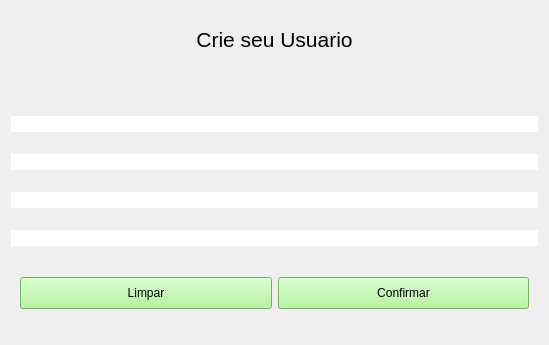
<?xml version="1.0" encoding="UTF-8"?>
<ui version="4.0">
 <class>WNewUser</class>
 <widget class="QWidget" name="WNewUser">
  <property name="geometry">
   <rect>
    <x>0</x>
    <y>0</y>
    <width>549</width>
    <height>345</height>
   </rect>
  </property>
  <property name="windowTitle">
   <string>Form</string>
  </property>
  <layout class="QVBoxLayout" name="verticalLayout">
   <item>
    <widget class="QPushButton" name="Title">
     <property name="styleSheet">
      <string notr="true">#Title
{
	background-color: transparent;
	border: none;
	color: black;
	font: 16pt;
}</string>
     </property>
     <property name="text">
      <string>Crie seu Usuario</string>
     </property>
    </widget>
   </item>
   <item>
    <widget class="QPushButton" name="Msg">
     <property name="maximumSize">
      <size>
       <width>16777215</width>
       <height>20</height>
      </size>
     </property>
     <property name="sizeIncrement">
      <size>
       <width>0</width>
       <height>20</height>
      </size>
     </property>
     <property name="baseSize">
      <size>
       <width>0</width>
       <height>20</height>
      </size>
     </property>
     <property name="styleSheet">
      <string notr="true">#Msg
{
	background-color: transparent;
	border: none;
	color: black;
}</string>
     </property>
     <property name="text">
      <string/>
     </property>
    </widget>
   </item>
   <item>
    <widget class="QLineEdit" name="Name">
     <property name="styleSheet">
      <string notr="true">#Name
{
	border: none;
    font-size: 12px;
}</string>
     </property>
     <property name="text">
      <string/>
     </property>
    </widget>
   </item>
   <item>
    <widget class="QLineEdit" name="Code">
     <property name="styleSheet">
      <string notr="true">#Code
{
	border: none;
    font-size: 12px;
}</string>
     </property>
     <property name="text">
      <string/>
     </property>
    </widget>
   </item>
   <item>
    <widget class="QLineEdit" name="Password">
     <property name="styleSheet">
      <string notr="true">#Password
{
	border: none;
    font-size: 12px;
}</string>
     </property>
     <property name="text">
      <string/>
     </property>
    </widget>
   </item>
   <item>
    <widget class="QLineEdit" name="PassConfirm">
     <property name="styleSheet">
      <string notr="true">#PassConfirm
{
	border: none;
    font-size: 12px;
}</string>
     </property>
     <property name="text">
      <string/>
     </property>
    </widget>
   </item>
   <item>
    <widget class="QWidget" name="NewUserButtons" native="true">
     <property name="maximumSize">
      <size>
       <width>16777215</width>
       <height>50</height>
      </size>
     </property>
     <layout class="QHBoxLayout" name="horizontalLayout_4">
      <item>
       <widget class="QPushButton" name="Clean">
        <property name="maximumSize">
         <size>
          <width>16777215</width>
          <height>40</height>
         </size>
        </property>
        <property name="styleSheet">
         <string notr="true">#Clean
{
    background-color: #a3f48a;
    color: black;
    font-size: 12px;
}</string>
        </property>
        <property name="text">
         <string>Limpar</string>
        </property>
       </widget>
      </item>
      <item>
       <widget class="QPushButton" name="Confirm">
        <property name="maximumSize">
         <size>
          <width>16777215</width>
          <height>40</height>
         </size>
        </property>
        <property name="styleSheet">
         <string notr="true">#Confirm
{
    background-color: #a3f48a;
    color: black;
    font-size: 12px;
}</string>
        </property>
        <property name="text">
         <string>Confirmar</string>
        </property>
       </widget>
      </item>
     </layout>
    </widget>
   </item>
  </layout>
 </widget>
 <resources/>
 <connections/>
</ui>
